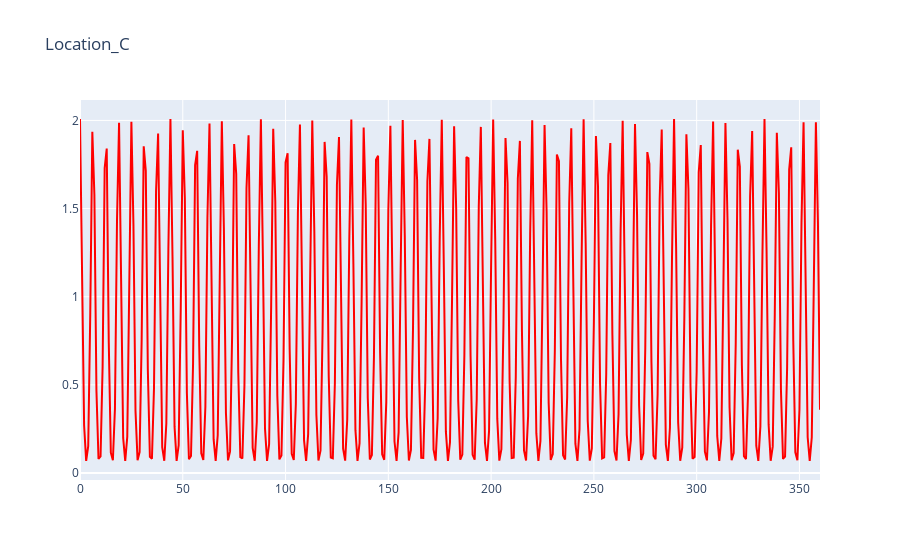
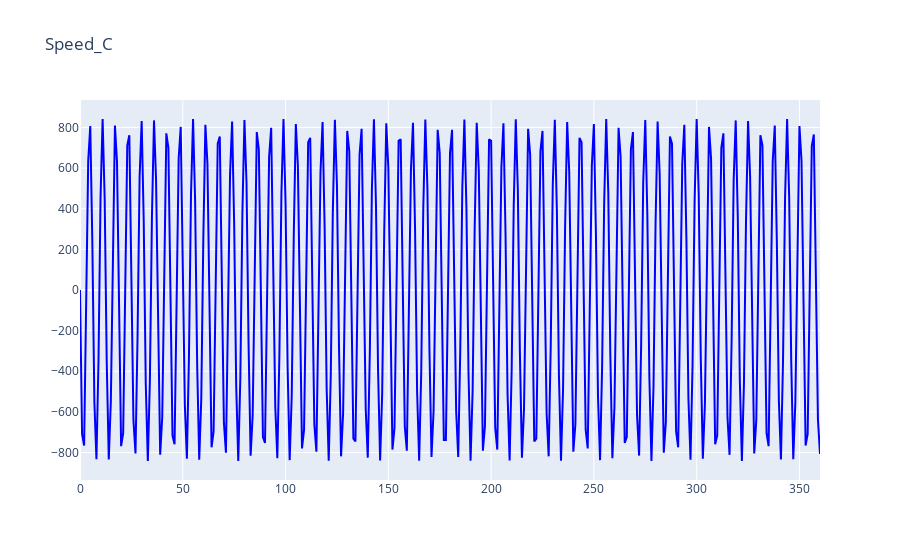
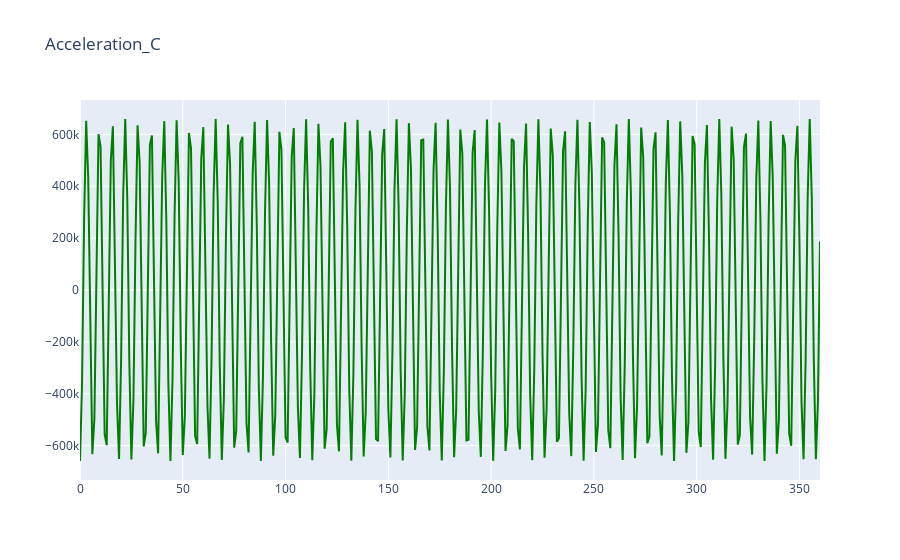

The cell these charts' notebook holds for them, in order:
### Code cell
fig = go.Figure()
fig.add_trace(go.Scatter(x=df['Degree'].iloc[0:],y=df['Location_C'].iloc[0:],mode='lines',line_color='red'))
fig.update_layout(title='Location_C')

fig.show()
fig = go.Figure()
fig.add_trace(go.Scatter(x=df['Degree'].iloc[0:],y=df['Speed_C'].iloc[0:],mode='lines',line_color='blue'))
fig.update_layout(title='Speed_C')

fig.show()
fig = go.Figure()
fig.add_trace(go.Scatter(x=df['Degree'].iloc[0:],y=df['Acceleration_C'].iloc[0:],mode='lines',line_color='green'))
fig.update_layout(title='Acceleration_C')

fig.show()

### Figure 1 — Plotly figure (JSON) as saved in the notebook; plotly's stock layout.template omitted (floating-point values rounded to 4 significant figures; data arrays with more than 128 entries replaced by an {"elided": "..."} marker saying what was removed)
{"data": [{"line": {"color": "red"}, "mode": "lines", "type": "scatter", "x": {"elided": "361 int values"}, "y": {"elided": "361 float values"}}], "layout": {"title": {"text": "Location_C"}}}

### Figure 2 — Plotly figure (JSON) as saved in the notebook; plotly's stock layout.template omitted (floating-point values rounded to 4 significant figures; data arrays with more than 128 entries replaced by an {"elided": "..."} marker saying what was removed)
{"data": [{"line": {"color": "blue"}, "mode": "lines", "type": "scatter", "x": {"elided": "361 int values"}, "y": {"elided": "361 float values"}}], "layout": {"title": {"text": "Speed_C"}}}

### Figure 3 — Plotly figure (JSON) as saved in the notebook; plotly's stock layout.template omitted (floating-point values rounded to 4 significant figures; data arrays with more than 128 entries replaced by an {"elided": "..."} marker saying what was removed)
{"data": [{"line": {"color": "green"}, "mode": "lines", "type": "scatter", "x": {"elided": "361 int values"}, "y": {"elided": "361 float values"}}], "layout": {"title": {"text": "Acceleration_C"}}}
